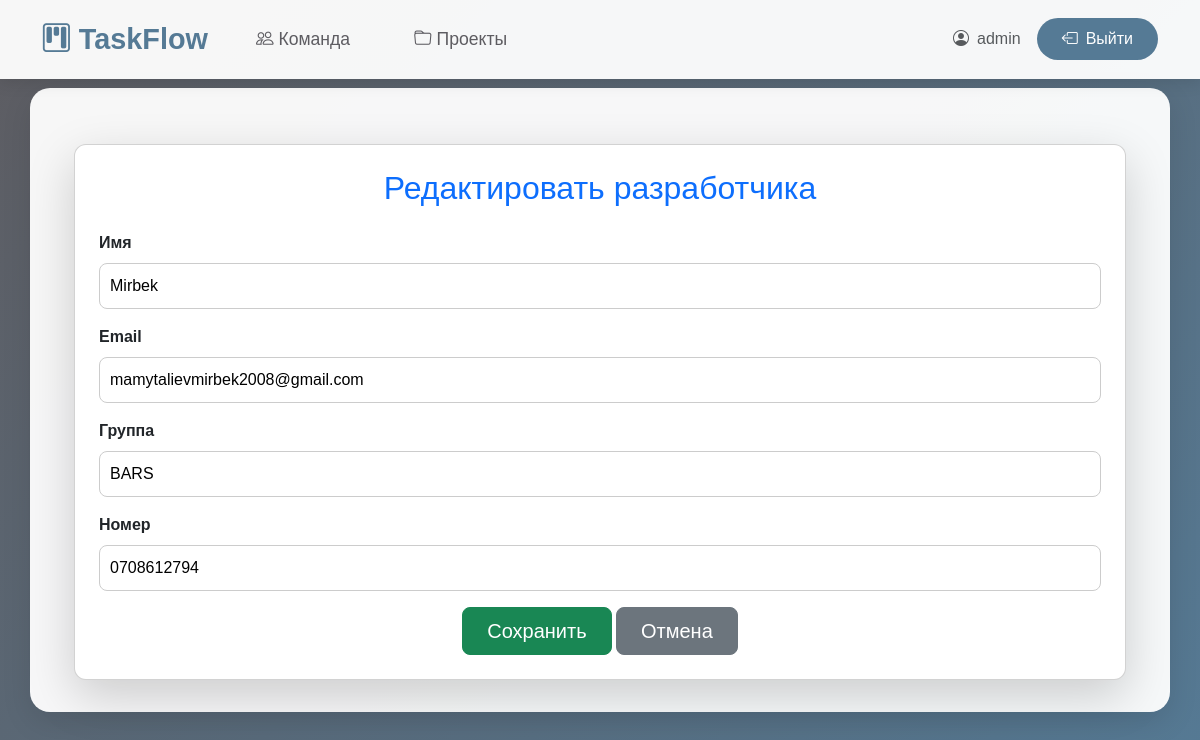
Page /edit_developer/2/ (signed in) on the committed database.
### jira/models.py (models this page shows, shortened)
class Developer(models.Model):
    name = models.CharField(max_length=100)
    email = models.EmailField(unique=True)
    group = models.CharField(max_length=100)
    number = models.CharField(max_length=15, unique=True)

### jira/views.py (the view)
# urls.py: path('edit_developer/<int:pk>/', views.edit_developer, name='edit_developer'),
@login_required
def edit_developer(request, pk):
    developer = get_object_or_404(Developer, pk=pk)
    if request.method == 'POST':
        form = DeveloperForm(request.POST, instance=developer)
        if form.is_valid():
            form.save()
            return redirect('developer_list')  # Перенаправление на страницу со списком разработчиков
    else:
        form = DeveloperForm(instance=developer)
    return render(request, 'edit_developer.html', {'form': form})

### jira/forms.py
class DeveloperForm(forms.ModelForm):
    class Meta:
        model = Developer
        fields = ['name', 'email', 'group', 'number']

### jira/templates/edit_developer.html (shortened to what this page needs)
{% extends "base.html" %}
{% block content %}
<div class="container mt-4">
    <div class="card shadow-lg p-4">
        <h2 class="text-center mb-4 text-primary">Редактировать разработчика</h2>
        <form method="post">
            <div class="mb-3">
                <label for="{{ form.name.id_for_label }}" class="form-label fw-semibold">Имя</label>
                {{ form.name }}
            </div>
            <div class="mb-3">
                <label for="{{ form.email.id_for_label }}" class="form-label fw-semibold">Email</label>
                {{ form.email }}
            </div>
            <div class="mb-3">
                <label for="{{ form.group.id_for_label }}" class="form-label fw-semibold">Группа</label>
                {{ form.group }}
            </div>
            <div class="mb-3">
                <label for="{{ form.number.id_for_label }}" class="form-label fw-semibold">Номер</label>
                {{ form.number }}
            </div>
            <div class="text-center">
                <button type="submit" class="btn btn-success btn-lg px-4">Сохранить</button>
                <a href="{% url 'developer_list' %}" class="btn btn-secondary btn-lg px-4">Отмена</a>
            </div>
        </form>
    </div>
</div>
{% endblock %}

### jira/templates/base.html (shortened to what this page needs)
<!DOCTYPE html>
<html lang="ru">
<head>
    <link href="https://cdn.jsdelivr.net/npm/bootstrap@5.3.0/dist/css/bootstrap.min.css" rel="stylesheet">
    <link rel="stylesheet" href="https://cdn.jsdelivr.net/npm/bootstrap-icons@1.11.3/font/bootstrap-icons.min.css">
</head>
<body>
    <nav class="navbar navbar-expand-lg">
        <div class="container">
            <a class="navbar-brand" href="{% url 'task_list' %}">
                <i class="bi bi-kanban"></i> TaskFlow
            </a>
            <div class="collapse navbar-collapse" id="navbarNav">
                <ul class="navbar-nav me-auto">
                    <li class="nav-item">
                        <a class="nav-link" href="{% url 'developer_list' %}">
                            <i class="bi bi-people"></i> Команда
                        </a>
                    </li>
                    <li class="nav-item">
                        <a class="nav-link" href="{% url 'project_list' %}">
                            <i class="bi bi-folder"></i> Проекты
                        </a>
                    </li>
                </ul>
                {% if request.user.is_authenticated or request.session.guest %}
                <div class="d-flex align-items-center gap-3">
                    {% if request.user.is_authenticated %}
                    <span class="text-muted d-none d-md-block">
                        <i class="bi bi-person-circle me-2"></i>{{ request.user.username }}
                    </span>
                    {% endif %}
                    <a href="{% url 'logout' %}"
                       class="btn btn-logout"
                       onclick="return confirm('Вы уверены, что хотите выйти?')">
                        <i class="bi bi-box-arrow-left"></i>
                        <span class="d-none d-md-inline">Выйти</span>
                    </a>
                </div>
                {% endif %}
            </div>
        </div>
    </nav>
    <div class="container main-container">
        {% block content %}{% endblock %}
    </div>
</body>
</html>

### jira/templates/base.html (style rules this page uses)
:root { --primary-color: #557A95; --secondary-color: #7395AE; --accent-color: #B1A296; --dark-color: #5D5C61; --light-color: #F8F9FA; }
body { background: linear-gradient(135deg, var(--dark-color) 0%, var(--primary-color) 100%); min-height: 100vh; font-family: 'Arial', sans-serif; color: var(--dark-color); padding-top: 56px; }
.navbar { background: rgba(255, 255, 255, 0.95); box-shadow: 0 4px 15px rgba(0, 0, 0, 0.1); padding: 0.8rem 1rem; position: fixed; top: 0; left: 0; width: 100%; z-index: 1050; }
.navbar-brand { font-weight: 700; font-size: 1.8rem; color: var(--primary-color) !important; transition: transform 0.3s ease; }
.nav-link { font-size: 1.1rem; color: var(--dark-color) !important; margin: 0 1rem; padding: 0.5rem 1rem !important; border-radius: 25px; transition: all 0.3s ease; }
.main-container { background: rgba(255, 255, 255, 0.95); border-radius: 20px; box-shadow: 0 10px 30px rgba(0, 0, 0, 0.1); margin-top: 2rem; padding: 2rem; animation: fadeInUp 0.8s ease-out; }
.btn-logout { background: var(--primary-color); color: white !important; border-radius: 25px; padding: 0.5rem 1.5rem; transition: all 0.3s ease; display: flex; align-items: center; gap: 0.5rem; }

### jira/templates/edit_developer.html (style rules this page uses)
.card { border-radius: 12px; animation: fadeIn 0.5s ease-in-out; }
select, textarea, input { border-radius: 8px; border: 1px solid #ccc; padding: 10px; width: 100%; }

### rows in the picture
Developer: name "Mirbek", email "mamytalievmirbek2008@gmail.com", group "BARS", number "0708612794"

### other values in the picture
{{ request.user.username }} "admin"
